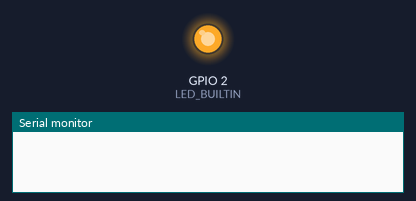
This sketch was run on a simulated ESP8266 (NodeMCU). Shown: output pins drawn as LEDs (lit = HIGH, except the on-board LED, lit = LOW), the last lines printed to the serial monitor.

Above: at 0.05 s.
At 0.95 s:
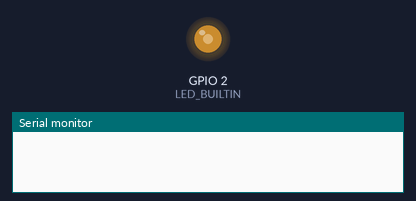
At 1.85 s:
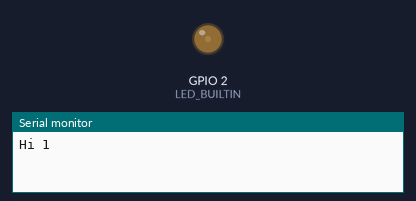
At 3.65 s:
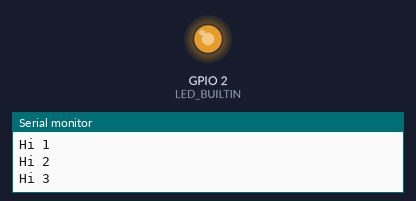
Timing chart, 0 to 9.2 s (numbered marks = the images above):
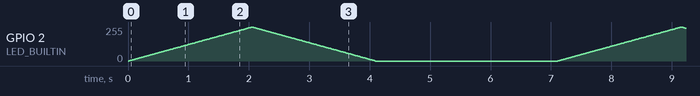

The sketch:

ticker_test2.ino
```cpp
/**********************************************************************
项目名称/Project          : 零基础入门学用物联网
程序名称/Program name     : c_parameter
团队/Team                : 太极创客团队 / Taichi-Maker (www.taichi-maker.com)
作者/Author              : CYNO朔
日期/Date（YYYYMMDD）     : 20200703
程序目的/Purpose          :
本程序旨在演示如何向Ticker库定时调用函数来传递参数。
请注意：attach函数所能传递的参数最多只有一个。
另外该参数仅能是这些类型中的一种：char, short, int, float, void*, char*

如需了解本程序的详细说明，请参考以下函数：
http://www.taichi-maker.com/homepage/esp8266-nodemcu-iot/iot-c/esp8266-tips/tinker/
-----------------------------------------------------------------------
其它说明 / Other Description：
本程序为太极创客团队制作的免费视频教程《零基础入门学用物联网 》中一部分。该教程系统的
向您讲述ESP8266的物联网应用相关的软件和硬件知识。以下是该教程目录页：
http://www.taichi-maker.com/homepage/esp8266-nodemcu-iot/
***********************************************************************/
#include <Ticker.h>

Ticker ticker;

int count;

void setup() {
  Serial.begin(9600);
  pinMode(LED_BUILTIN, OUTPUT);

  ticker.attach(1, sayHi, 8);
}

void loop() {
  for (int fadeValue = 0 ; fadeValue <= 1023; fadeValue += 5) {
    analogWrite(LED_BUILTIN, fadeValue);
    delay(10);
  }

  for (int fadeValue = 1023 ; fadeValue >= 0; fadeValue -= 5) {
    analogWrite(LED_BUILTIN, fadeValue);
    delay(10);
  }
  delay(3000);
}

void sayHi(int hiTimes){
  count++;
  Serial.print("Hi ");
  Serial.println(count);

  if (count >= hiTimes) {
    ticker.detach();
    Serial.print("ticker.detach();");
  }
}
```
